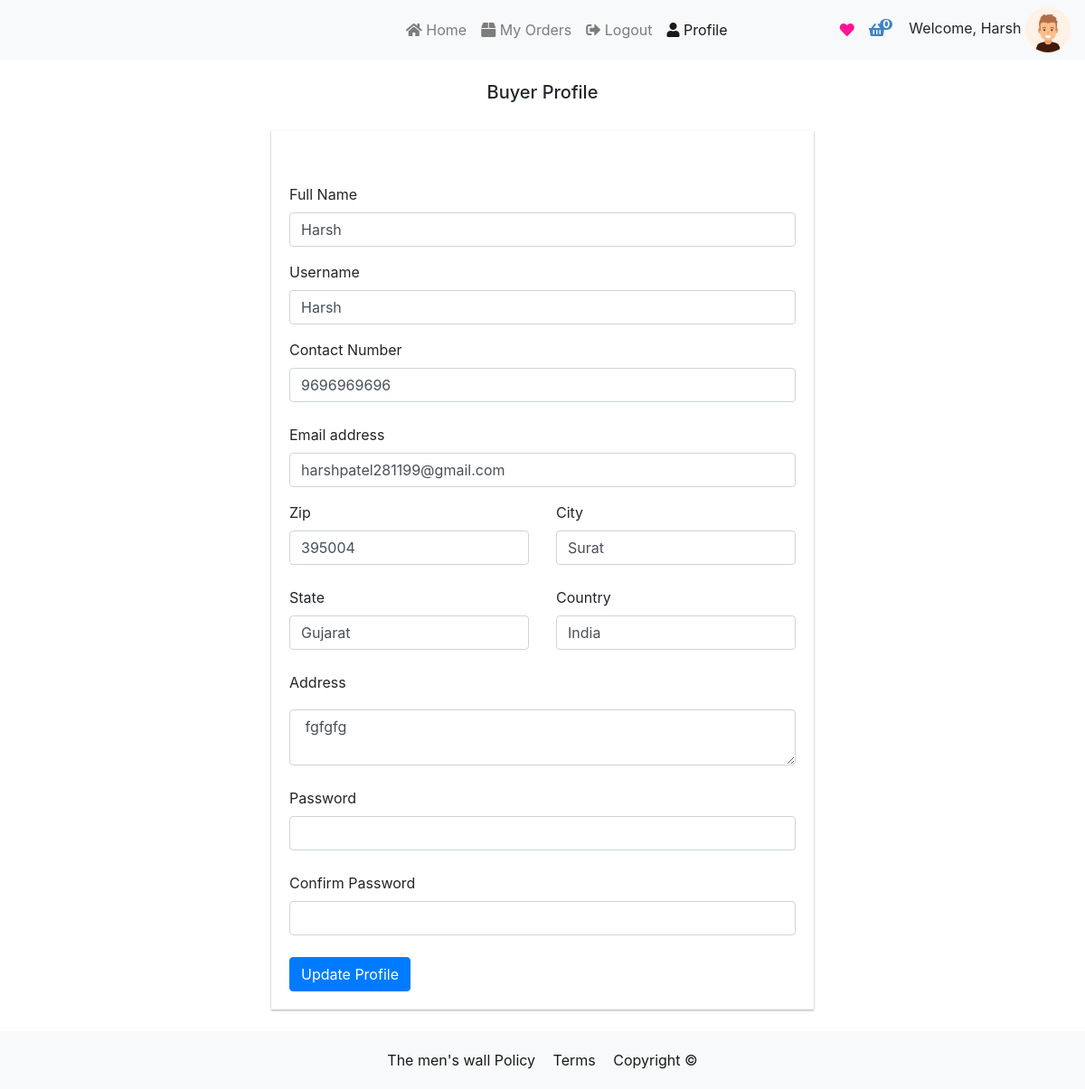
The app's page /products/buyerprofile/ (signed in), older data.
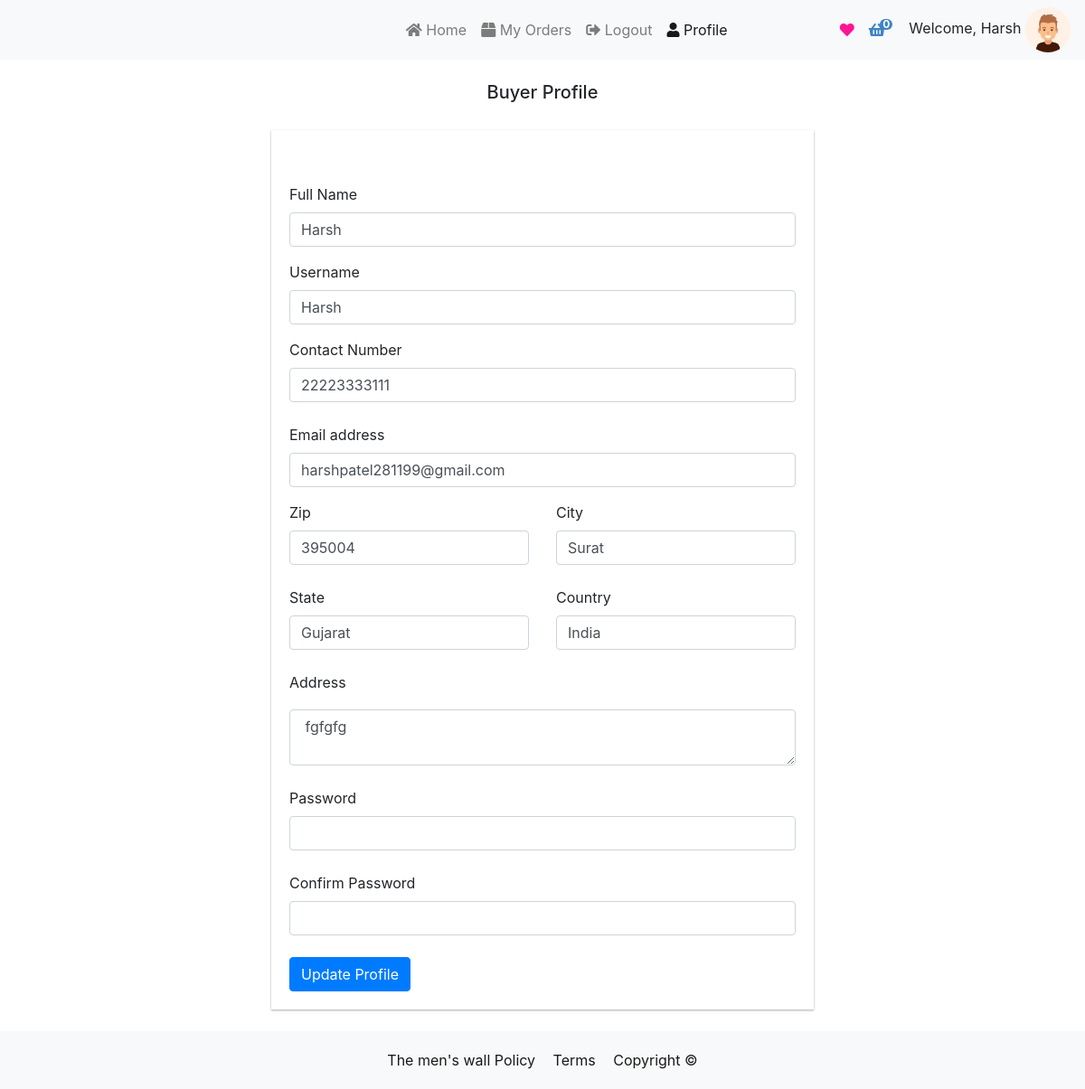
The same page, newer data.
### users/models.py (models this page shows, shortened)
class CustomeUser(AbstractUser):
	role_list = [
		('buyer', 'buyer'),
		('seller', 'seller')
	]
	role = models.CharField(max_length=10, choices=role_list,null=True,blank=True,default='buyer')
	contact_no = models.BigIntegerField(null=True,blank=True)
	fullname = models.CharField(max_length=100,default="",null=True,blank=True)

class Profile(models.Model):
	user = models.OneToOneField(CustomeUser, on_delete=models.CASCADE)
	image = models.ImageField(default='default.png', upload_to='profile_pics')
	slug = AutoSlugField(populate_from='user')
	bio = models.CharField(max_length=255, blank=True)
	friends = models.ManyToManyField("Profile", blank=True)

### products/views.py (the view, shortened to what this page needs)
# urls.py: path("buyerprofile/",buyerprofile,name="buyerprofile"),
def buyerprofile(request):
    address = Address.objects.filter(user=request.user).last()
    return render(request,'products/buyerProfile.html',{'address':address})

### feed/views.py (called while the page is built)
def CountNotifications(request):
	count_notifications = 0
	if request.user.is_authenticated:
		count_notifications = Notification.objects.filter(user=request.user, is_seen=False).count()
	return {'count_notifications':count_notifications}

def GetProfile(request):
	you = ''
	if request.user.is_authenticated:
		p = request.user.profile
		you = p.user
	return {'profile':you}

### templates/products/buyerProfile.html (shortened to what the changed rows need)
{% extends "products/ecommBase.html" %}
{% load static %}
{% block content %}
<div class="container mt-2">
    <div class="text-center">
        <h5 class=" mt-4 mb-4">{{ user.role | title }} Profile</h5>
    </div>
    {% load static %}
    <div class="container seller__form mb-4">
        <form method="post" action="" >{% csrf_token %}
            <div class="row">
                 <div class="col-12">
                    <div class="form-group">
                        <label for="first">Full Name</label>
                        <input type="text" value="{{ user.fullname }}" name="fullname" class="form-control" placeholder="" id="first">
                    </div>
                </div>
                <div class="col-12">
                    <div class="form-group">
                        <label for="first">Username</label>
                        <input type="text" value="{{ user.username }}" name="username" class="form-control" placeholder="" id="first">
                    </div>
                </div>
                 <div class="col-md-12 mb-2">
                    <div class="form-group">
                        <label for="company">Contact Number</label>
                        <input type="text" class="form-control" name="contact" placeholder="" value="{{ user.contact_no }}" id="company">
                    </div>
                </div>
                <div class="col-md-12">
                    <div class="form-group">
                        <label for="email">Email address</label>
                        <input type="email" value="{{ user.email }}"  name="email" class="form-control" id="email" placeholder="email">
                    </div>
                </div>
            </div>
        </form>
    </div>
</div>
{% endblock %}

### templates/products/ecommBase.html (shortened to what the changed rows need)
{% load static %}
<!DOCTYPE html>
<html lang="en">
<head>
    <link href="https://cdnjs.cloudflare.com/ajax/libs/font-awesome/5.13.0/css/all.min.css" rel="stylesheet">
    <link rel="stylesheet" href="https://cdn.jsdelivr.net/npm/bootstrap@4.5.3/dist/css/bootstrap.min.css">
</head>
<body>
<nav class="navbar navbar-expand-md bg-light navbar-light">
     <div class="user-img">
               <span>Welcome,</span>
                <span>{{ profile.profile.user.username }}</span>
                <img src="{{ profile.profile.image.url }}" alt="" style="vertical-align: middle;
                    width: 50px;
                    height: 50px;
                    border-radius: 50%;">
            </div>
</nav>
    {% block content %}
    {% endblock content %}
</body>
</html>

Row changes from the older to the newer data that the page shows:
changed CustomeUser "Buyer": contact "9696969696" → "22223333111"
